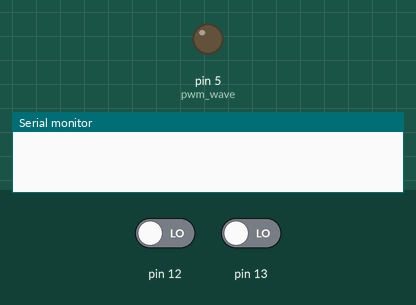
A sketch run on a simulated Arduino Uno, built with avr-gcc and run on an emulated ATmega328P. On the bench: output pins drawn as LEDs (lit = HIGH), the last lines printed to the serial monitor. Inputs (shaded band) come from the test bench; at power-on: pin 13 LOW, pin 12 LOW.

Above: at 1.2 s.
1.3 s: pin 13 driven HIGH
At 2.1 s:
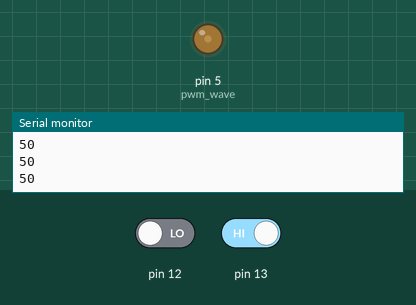
4.3 s: pin 13 driven LOW
At 4.8 s:
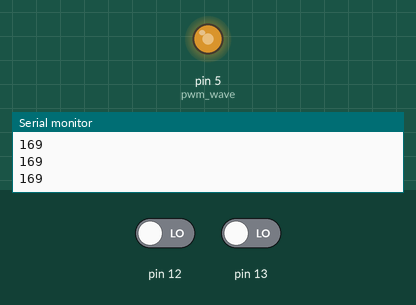
5.8 s: pin 13 driven HIGH
At 8.5 s:
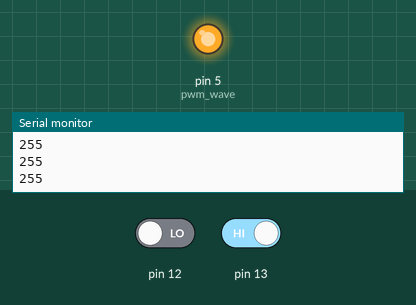
8.8 s: pin 12 driven HIGH and pin 13 driven LOW
At 9.8 s:
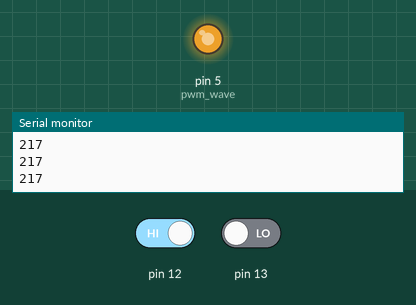
11.8 s: pin 12 driven LOW
At 12.9 s:
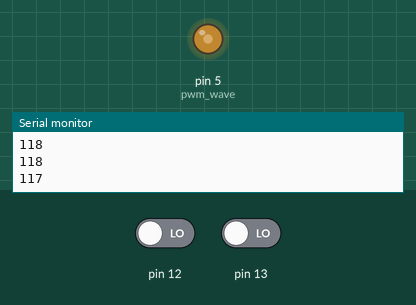
Timing chart, 0 to 14.3 s (numbered marks = the images above; inputs shaded):
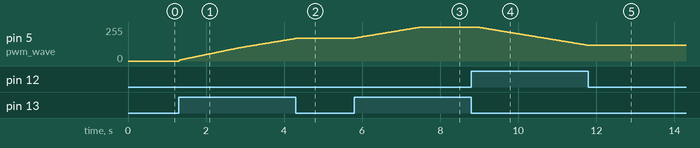

Measured:
- after the input at 1.3 s, pin 5 (pwm_wave): moves from 0/255 to 169/255 over 3.0 s, starting at once
- after the input at 4.3 s, pin 5 (pwm_wave): stays 169/255 (without the input it goes to 170/255 after 0.01 s)
- after the input at 5.8 s, pin 5 (pwm_wave): moves from 169/255 to 255/255 over 1.7 s, starting at once
- after the input at 8.8 s, pin 5 (pwm_wave): moves from 255/255 to 118/255 over 2.8 s, starting after 0.20 s
- after the input at 11.8 s, pin 5 (pwm_wave): goes on until 11.8 s, then stays 117/255

The sketch:

lab5.2.ino
```cpp
int pwm_wave  = 5;
int aVal;
int unsigned long  presstime,previostime;
void setup() {
  // put your setup code here, to run once:
  Serial.begin(9600);
  pinMode(pwm_wave,OUTPUT);
  pinMode(13,INPUT);
  pinMode(12,INPUT);

}
void loop() {
  // put your main code here, to run repeatedly:
  if(digitalRead(13)==1){
    while(digitalRead(13)==1){
        aVal  = (aVal ==  1023) ? aVal  = 1023  : ++aVal;
        Serial.println(aVal/4,DEC);
        analogWrite(pwm_wave,aVal/4);
      }
    delay(200);
    }
   if(digitalRead(12)==1){
    while(digitalRead(12)==1){
        aVal  = (aVal ==  0) ? aVal  = 0  : --aVal;
        Serial.println(aVal/4,DEC);
        analogWrite(pwm_wave,aVal/4);
      }
    delay(200);
    }

}
```
